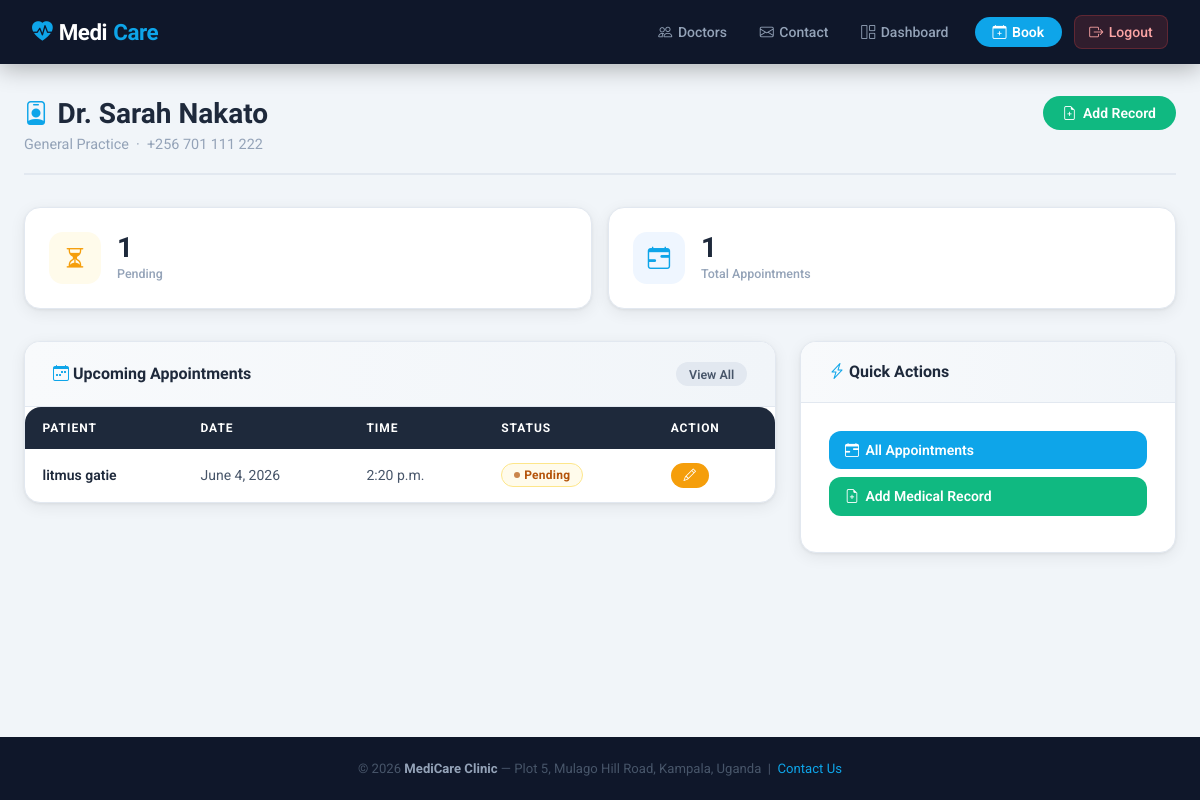
The app's page /dashboard/ (signed in) with its own data.
### clinic/models.py (models this page shows, shortened)
class DoctorProfile(models.Model):
    SPECIALIZATION_CHOICES = [
        ('GP', 'General Practice'),
        ('PEDS', 'Pediatrics'),
        ('DERM', 'Dermatology'),
        ('CARD', 'Cardiology'),
        ('ORTHO', 'Orthopedics'),
        ('GYN', 'Gynecology'),
    ]
    user = models.OneToOneField(User, on_delete=models.CASCADE, related_name='doctor_profile')
    specialization = models.CharField(max_length=10, choices=SPECIALIZATION_CHOICES, default='GP')
    phone = models.CharField(max_length=20)
    bio = models.TextField(blank=True)
    profile_picture = models.ImageField(upload_to='doctors/', blank=True, null=True)

class Appointment(models.Model):
    STATUS_CHOICES = [
        ('PENDING', 'Pending'),
        ('APPROVED', 'Approved'),
        ('CANCELLED', 'Cancelled'),
        ('COMPLETED', 'Completed'),
    ]
    patient = models.ForeignKey(PatientProfile, on_delete=models.CASCADE, related_name='appointments')
    doctor = models.ForeignKey(DoctorProfile, on_delete=models.CASCADE, related_name='appointments')
    appointment_date = models.DateField()
    appointment_time = models.TimeField()
    reason = models.TextField()
    status = models.CharField(max_length=10, choices=STATUS_CHOICES, default='PENDING')
    notes = models.TextField(blank=True)
    created_at = models.DateTimeField(auto_now_add=True)
    updated_at = models.DateTimeField(auto_now=True)
    class Meta:
        ordering = ['-appointment_date', '-appointment_time']

class PatientProfile(models.Model):
    BLOOD_GROUP_CHOICES = [
        ('A+', 'A+'), ('A-', 'A-'), ('B+', 'B+'), ('B-', 'B-'),
        ('AB+', 'AB+'), ('AB-', 'AB-'), ('O+', 'O+'), ('O-', 'O-'),
    ]
    user = models.OneToOneField(User, on_delete=models.CASCADE, related_name='patient_profile')
    date_of_birth = models.DateField()
    phone = models.CharField(max_length=20)
    address = models.TextField()
    blood_group = models.CharField(max_length=3, choices=BLOOD_GROUP_CHOICES, blank=True)
    emergency_contact_name = models.CharField(max_length=100, blank=True)
    emergency_contact_phone = models.CharField(max_length=20, blank=True)

### clinic/views.py (the view)
# urls.py: path('dashboard/', views.dashboard, name='dashboard'),
@login_required
def dashboard(request):
    user = request.user
    if user.is_staff:
        return redirect('admin_dashboard')
    try:
        patient = user.patient_profile
        all_appts = Appointment.objects.filter(patient=patient).order_by('-appointment_date')
        pending = all_appts.filter(status='PENDING').count()
        approved = all_appts.filter(status='APPROVED').count()
        appointments = all_appts[:5]
        context = {'patient': patient, 'appointments': appointments, 'pending': pending, 'approved': approved}
        return render(request, 'clinic/patient_dashboard.html', context)
    except PatientProfile.DoesNotExist:
        try:
            doctor = user.doctor_profile
            all_appts = Appointment.objects.filter(doctor=doctor).order_by('-appointment_date')
            pending = all_appts.filter(status='PENDING').count()
            appointments = all_appts[:5]
            context = {'doctor': doctor, 'appointments': appointments, 'pending': pending}
            return render(request, 'clinic/doctor_dashboard.html', context)
        except DoctorProfile.DoesNotExist:
            return redirect('home')

### templates/clinic/doctor_dashboard.html (shortened to what this page needs)
{% extends 'clinic/base.html' %}
{% block content %}
<div class="container">
  <div class="page-header">
    <div class="page-header-left">
      <h1><i class="bi bi-person-badge"></i> Dr. {{ user.get_full_name }}</h1>
      <p>{{ doctor.get_specialization_display }} &nbsp;·&nbsp; {{ doctor.phone }}</p>
    </div>
    <a href="{% url 'add_record' %}" class="btn btn-success"><i class="bi bi-file-earmark-plus"></i> Add Record</a>
  </div>
  <div class="stats-grid">
    <div class="stat-card">
      <div class="stat-icon amber"><i class="bi bi-hourglass-split"></i></div>
      <div class="stat-info"><div class="value">{{ pending }}</div><div class="label">Pending</div></div>
    </div>
    <div class="stat-card">
      <div class="stat-icon blue"><i class="bi bi-calendar-range"></i></div>
      <div class="stat-info"><div class="value">{{ doctor.appointments.count }}</div><div class="label">Total Appointments</div></div>
    </div>
  </div>
  <div style="display:grid;grid-template-columns:2fr 1fr;gap:1.5rem;align-items:start;">
    <div class="card">
      <div class="card-header">
        <h3><i class="bi bi-calendar-week" style="color:var(--primary)"></i> Upcoming Appointments</h3>
        <a href="{% url 'doctor_appointments' %}" class="btn btn-secondary btn-sm">View All</a>
      </div>
      <div class="table-wrap">
        {% if appointments %}
        <table>
          <thead><tr><th>Patient</th><th>Date</th><th>Time</th><th>Status</th><th>Action</th></tr></thead>
          <tbody>
          {% for appt in appointments %}
          <tr>
            <td class="td-name">{{ appt.patient.user.get_full_name }}</td>
            <td>{{ appt.appointment_date }}</td>
            <td>{{ appt.appointment_time }}</td>
            <td><span class="badge badge-{{ appt.status|lower }}">{{ appt.get_status_display }}</span></td>
            <td><a href="{% url 'update_appointment' appt.pk %}" class="btn btn-warning btn-sm"><i class="bi bi-pencil"></i></a></td>
          </tr>
          {% endfor %}
          </tbody>
        </table>
        {% else %}
        <div class="empty-state"><i class="bi bi-calendar-x"></i><p>No appointments yet.</p></div>
        {% endif %}
      </div>
    </div>
    <div class="card">
      <div class="card-header"><h3><i class="bi bi-lightning-charge" style="color:var(--primary)"></i> Quick Actions</h3></div>
      <div class="card-body quick-actions">
        <a href="{% url 'doctor_appointments' %}" class="btn btn-primary btn-block"><i class="bi bi-calendar-range"></i> All Appointments</a>
        <a href="{% url 'add_record' %}" class="btn btn-success btn-block"><i class="bi bi-file-earmark-plus"></i> Add Medical Record</a>
      </div>
    </div>
  </div>
</div>
{% endblock %}

### records on screen
DoctorProfile: specialization "General Practice", phone "+256 701 111 222", appointments.count "1"
Appointment: patient.user.get_full_name "litmus gatie", appointment_date "June 4, 2026", appointment_time "2:20 p.m.", status "Pending"

### other values on screen
{{ user.get_full_name }} "Sarah Nakato"
{{ pending }} "1"
